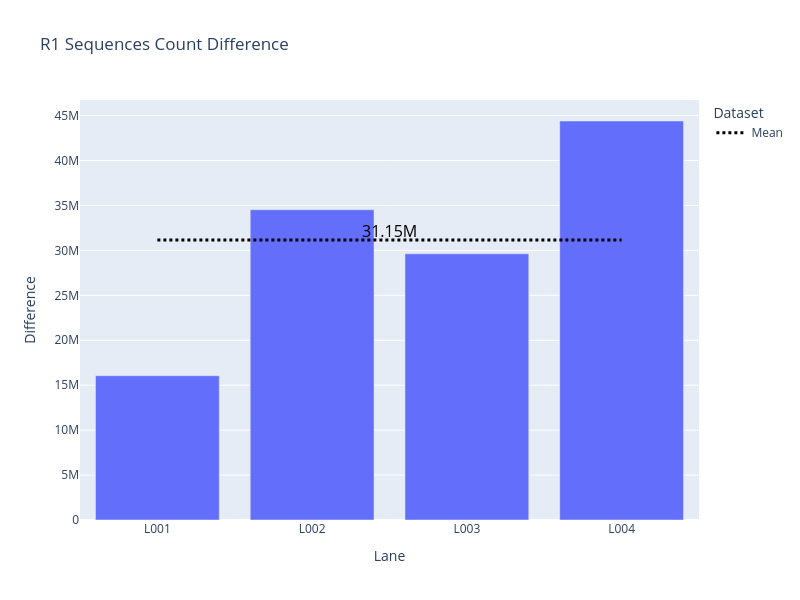

The notebook cell this image was saved under:
### Code cell
difference = group_reset_ns6['fastqc_raw__Total Sequences'] - group_reset_nsX['fastqc_raw__Total Sequences'].iloc[0]
group_reset_ns6['abs_difference'] = difference

# Create a single plot
fig = go.Figure()


# Add NS6 data
fig.add_trace(
    go.Bar(
        x=group_reset_ns6["Lane"],
        y=group_reset_ns6["abs_difference"],
        name="",
        hovertemplate=hover_template,
        showlegend=False  # Ensure mean appears in the legend
    )
)

mean_difference = group_reset_ns6['abs_difference'].mean()


# Overlay mean value as a dashed line
fig.add_trace(
    go.Scatter(
        x=group_reset_ns6["Lane"],
        y=[mean_difference] * len(group_reset_ns6),  # Mean line
        mode="lines",  # Add markers to the line
        name="Mean",
        line=dict(
            color="black",  # Set the color to re
            dash="dot",
            width=3       # Set line thickness
        ),
        showlegend=True  # Ensure mean appears in the legend
    )
)

# Add an annotation for the mean
fig.add_annotation(
    x=0.5,  # Adjust to position annotation centrally
    y=mean_difference + 1000000,
    xref="paper",
    yref="y",
    text=f"{mean_difference / 1_000_000:.2f}M",
    showarrow=False,
    font=dict(color="black", size=16)
)

# Update layout
fig.update_layout(
    height=600, width=800,
    yaxis_title="Difference",
    # yaxis_range=[0, 3e10],
    barmode="group",  # Use grouped bars
    title="R1 Sequences Count Difference",
    xaxis_title="Lane",
    legend_title="Dataset"
)

# Show the figure
fig.show()

### Figure 1 — Plotly figure (JSON) as saved in the notebook; plotly's stock layout.template omitted (floating-point values rounded to 4 significant figures)
{"data": [{"hovertemplate": "%{y}<extra></extra>", "name": "", "showlegend": false, "type": "bar", "x": ["L001", "L002", "L003", "L004"], "y": [16053434, 34521604, 29612693, 44394138]}, {"line": {"color": "black", "dash": "dot", "width": 3}, "mode": "lines", "name": "Mean", "showlegend": true, "type": "scatter", "x": ["L001", "L002", "L003", "L004"], "y": [31150000.0, 31150000.0, 31150000.0, 31150000.0]}], "layout": {"annotations": [{"font": {"color": "black", "size": 16}, "showarrow": false, "text": "31.15M", "x": 0.5, "xref": "paper", "y": 32150000.0, "yref": "y"}], "barmode": "group", "height": 600, "legend": {"title": {"text": "Dataset"}}, "title": {"text": "R1 Sequences Count Difference"}, "width": 800, "xaxis": {"title": {"text": "Lane"}}, "yaxis": {"title": {"text": "Difference"}}}}
